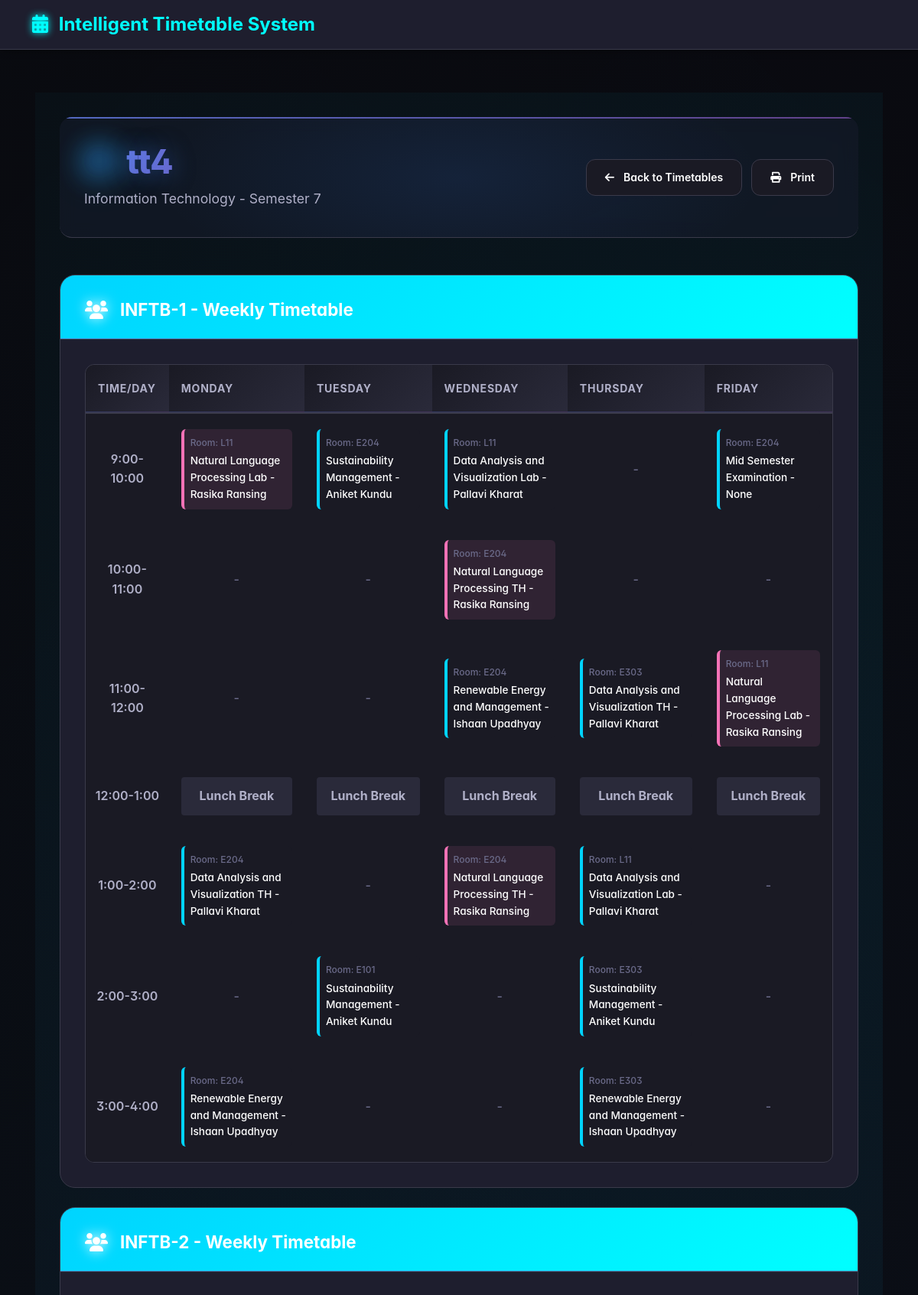
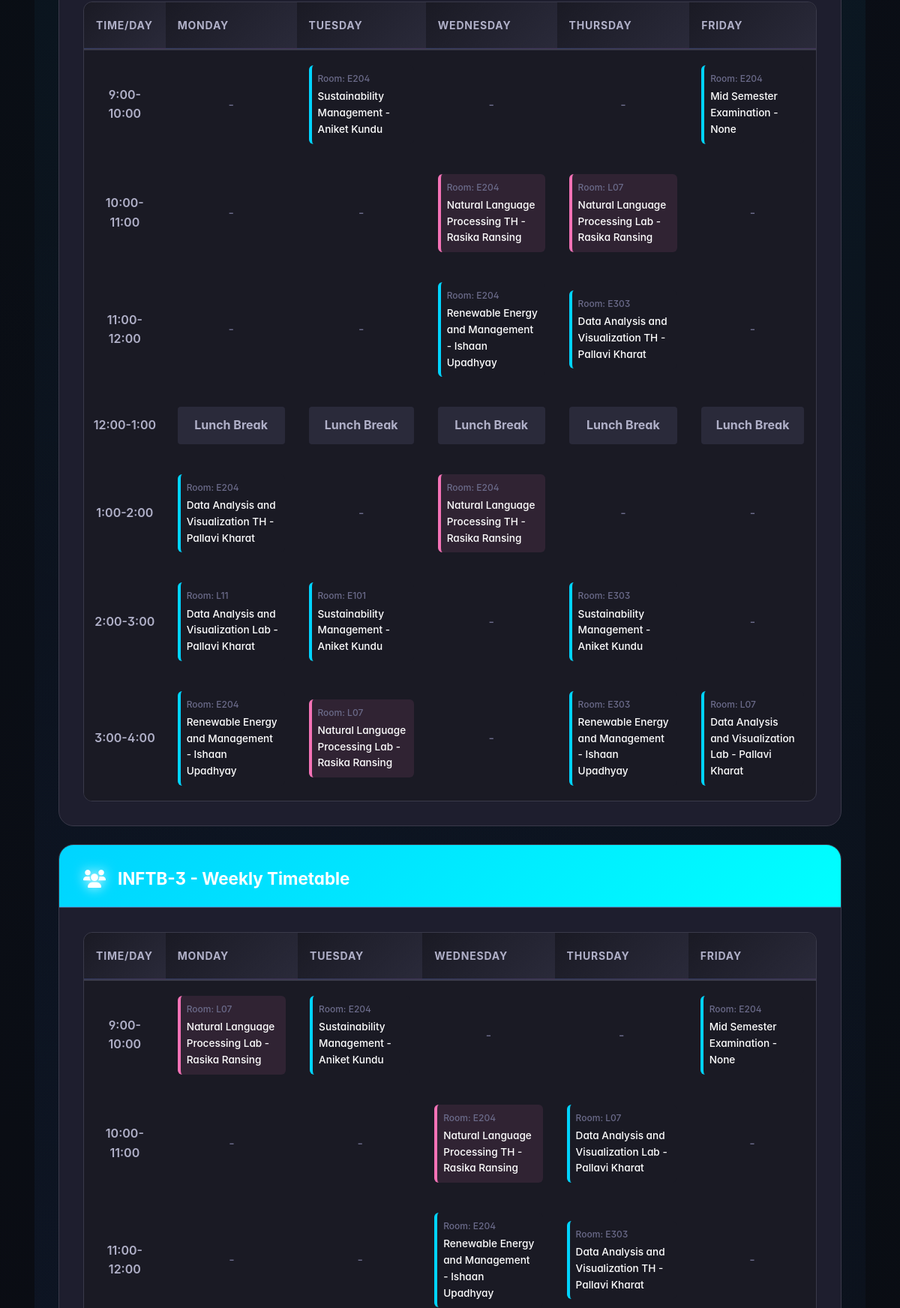
The app's page /view_timetable/17 (upper part) with its own data (2 pictures, top to bottom).
### tables this page shows
CREATE TABLE timetables (
            id INTEGER PRIMARY KEY AUTOINCREMENT,
            name TEXT NOT NULL,
            department_id INTEGER,
            semester INTEGER,
            fitness_score REAL,
            generated_by INTEGER,
            created_at DATETIME DEFAULT CURRENT_TIMESTAMP,
            FOREIGN KEY (department_id) REFERENCES departments (id),
            FOREIGN KEY (generated_by) REFERENCES users (id)
        );

CREATE TABLE departments (
            id INTEGER PRIMARY KEY AUTOINCREMENT,
            name TEXT NOT NULL,
            code TEXT UNIQUE NOT NULL,
            created_at DATETIME DEFAULT CURRENT_TIMESTAMP
        );

CREATE TABLE batches (
            id INTEGER PRIMARY KEY AUTOINCREMENT,
            name TEXT NOT NULL,
            department_id INTEGER,
            semester INTEGER,
            strength INTEGER,
            created_at DATETIME DEFAULT CURRENT_TIMESTAMP,
            FOREIGN KEY (department_id) REFERENCES departments (id)
        );

CREATE TABLE classrooms (
            id INTEGER PRIMARY KEY AUTOINCREMENT,
            name TEXT NOT NULL,
            capacity INTEGER,
            type TEXT DEFAULT 'CLASSROOM',
            department_id INTEGER,
            created_at DATETIME DEFAULT CURRENT_TIMESTAMP,
            FOREIGN KEY (department_id) REFERENCES departments (id)
        );

CREATE TABLE subjects (
            id INTEGER PRIMARY KEY AUTOINCREMENT,
            name TEXT NOT NULL,
            code TEXT UNIQUE NOT NULL,
            department_id INTEGER,
            subject_type TEXT DEFAULT 'THEORY',
            classes_per_week INTEGER DEFAULT 3,
            created_at DATETIME DEFAULT CURRENT_TIMESTAMP,
            FOREIGN KEY (department_id) REFERENCES departments (id)
        );

CREATE TABLE faculty (
            id INTEGER PRIMARY KEY AUTOINCREMENT,
            name TEXT NOT NULL,
            employee_id TEXT UNIQUE NOT NULL,
            department_id INTEGER,
            max_hours_per_day INTEGER DEFAULT 8,
            preferred_times TEXT,
            created_at DATETIME DEFAULT CURRENT_TIMESTAMP,
            FOREIGN KEY (department_id) REFERENCES departments (id)
        );

### routes/timetable.py (the view)
@timetable_bp.route('/view_timetable/<int:id>')  # Change parameter name
def view_timetable(id):  # Change parameter name to match
    conn = sqlite3.connect('timetable.db')
    conn.row_factory = sqlite3.Row
    cursor = conn.cursor()
    cursor.execute('''
        SELECT t.*, d.name as department_name, u.full_name as generated_by_name
        FROM timetables t
        LEFT JOIN departments d ON t.department_id = d.id
        LEFT JOIN users u ON t.generated_by = u.id
        WHERE t.id = ?
    ''', (id,))  # Update parameter name
    timetable = cursor.fetchone()
    if not timetable:
        flash('Timetable not found.', 'error')
        return redirect(url_for('timetable.timetables'))
    cursor.execute('''
        SELECT ts.*, b.name as batch_name, s.name as subject_name,
               f.name as faculty_name, c.name as classroom_name
        FROM timetable_slots ts
        LEFT JOIN batches b ON ts.batch_id = b.id
        LEFT JOIN subjects s ON ts.subject_id = s.id
        LEFT JOIN faculty f ON ts.faculty_id = f.id
        LEFT JOIN classrooms c ON ts.classroom_id = c.id
        WHERE ts.timetable_id = ?
        ORDER BY ts.batch_id, ts.day, ts.time_slot
    ''', (id,))  # Update parameter name
    slots = cursor.fetchall()
    organized_slots = {}
    days = ['Monday', 'Tuesday', 'Wednesday', 'Thursday', 'Friday']
    time_slots = ['9:00-10:00', '10:00-11:00', '11:00-12:00', '12:00-1:00', '1:00-2:00', '2:00-3:00', '3:00-4:00']
    for slot in slots:
        batch_id = slot['batch_id']
        if batch_id not in organized_slots:
            organized_slots[batch_id] = {
                'batch_name': slot['batch_name'],
                'schedule': {day: {time: None for time in time_slots} for day in days}
            }
    for slot in slots:
        batch_id = slot['batch_id']
        day = slot['day']
        time_slot = slot['time_slot']
        if (batch_id in organized_slots and
            day in organized_slots[batch_id]['schedule'] and
            time_slot in organized_slots[batch_id]['schedule'][day]):
            organized_slots[batch_id]['schedule'][day][time_slot] = slot
    conn.close()
    return render_template('view_timetable.html',
                          timetable=timetable,
                          organized_slots=organized_slots,
                          days=days,
                          time_slots=time_slots)

### app.py (called while the page is built, shortened)
@app.context_processor
def inject_notifications():
    return {'notification_count': 0}

@app.context_processor
def inject_notifications():
    return {'notification_count': 0}

@app.context_processor
def utility_processor():
    return dict(get_faculty_subjects=get_faculty_subjects)

### templates/view_timetable.html (shortened to what this page needs)
{% extends "base.html" %}
{% block content %}
<div class="dashboard-container">
    <div class="header-section">
        <div class="header-content">
            <div>
                <h1 class="main-title">
                    <i class="fas fa-table title-icon"></i> {{ timetable.name }}
                </h1>
                <p class="welcome-text">
                    {{ timetable.department_name }} - Semester {{ timetable.semester }}
                </p>
            </div>
            <div style="display: flex; gap: 0.75rem;">
                <a href="{{ url_for('timetable.timetables') }}" class="action-btn">
                    <i class="fas fa-arrow-left"></i> Back to Timetables
                </a>
                <button class="action-btn action-blue" onclick="window.print()">
                    <i class="fas fa-print"></i> Print
                </button>
            </div>
        </div>
        <div class="header-glow"></div>
    </div>
    {% if organized_slots %}
        {% for batch_id, batch_data in organized_slots.items() %}
        <div class="content-card mb-4">
            <div class="card-header" style="background: linear-gradient(135deg, var(--accent-blue), var(--accent-cyan));">
                <h5 class="card-title" style="color: white; margin: 0;">
                    <i class="fas fa-users card-icon"></i> {{ batch_data.batch_name }} - Weekly Timetable
                </h5>
            </div>
            <div class="card-content">
                <div class="table-container">
                    <table class="modern-table">
                        <thead>
                            <tr>
                                <th>Time/Day</th>
                                {% for day in days %}
                                <th>{{ day }}</th>
                                {% endfor %}
                            </tr>
                        </thead>
                        <tbody>
                            {% for time_slot in time_slots %}
                            <tr class="table-row">
                                <td class="table-cell timetable-time">{{ time_slot }}</td>
                                {% for day in days %}
                                <td class="table-cell">
                                    {% if batch_data.schedule[day][time_slot] %}
                                        {% set slot = batch_data.schedule[day][time_slot] %}
                                        {% set is_lab = slot.subject_type == 'LAB' if slot.subject_type else False %}
                                        <div class="timetable-class {{ 'lab' if is_lab else '' }}">
                                            <div class="class-slot">
                                                {% if slot.classroom_name %}
                                                    {{ 'Lab: ' if is_lab else 'Room: ' }}{{ slot.classroom_name }}
                                                {% else %}
                                                    {{ 'Lab' if is_lab else 'Room' }}: N/A
                                                {% endif %}
                                            </div>
                                            {{ slot.subject_name }} - {{ slot.faculty_name }}
                                        </div>
                                    {% elif time_slot == '12:00-1:00' %}
                                        <div class="timetable-break">
                                            <strong>Lunch Break</strong>
                                        </div>
                                    {% else %}
                                        <div class="timetable-empty">-</div>
                                    {% endif %}
                                </td>
                                {% endfor %}
                            </tr>
                            {% endfor %}
                        </tbody>
                    </table>
                </div>
            </div>
        </div>
        {% endfor %}
    {% endif %}
                                {% set total_classes = namespace(count=0) %}
                                {% for batch_id, batch_data in organized_slots.items() %}
                                    {% for day in days %}
                                        {% for time_slot in time_slots %}
                                            {% if batch_data.schedule[day][time_slot] and time_slot != '12:00-1:00' %}
                                                {% set total_classes.count = total_classes.count + 1 %}
                                            {% endif %}
                                        {% endfor %}
                                    {% endfor %}
                                {% endfor %}
</div>
{% endblock %}

### templates/base.html (style rules this page uses)
:root { --bg-primary: #0a0a0f; --bg-secondary: #1a1a24; --bg-tertiary: #2a2a3a; --bg-card: #1e1e2e; --bg-hover: #2e2e3e; --text-primary: #ffffff; --text-secondary: #b0b0c8; --text-muted: #6b6b8a; --accent-blue: #00d4ff; --accent-cyan: #00ffff; --accent-purple: #8b5cf6; --accent-pink: #f472b6; --accent-green: #10b981; --accent-orange: #f97316; --accent-red: #ef4444; --accent-yellow: #fbbf24; --border-color: #3a3a4a; --border-hover: #4a4a5a; --shadow-sm: 0 2px 10px rgba(0, 0, 0, 0.3); --shadow-md: 0 4px 20px rgba(0, 0, 0, 0.4); --shadow-lg: 0 8px 40px rgba(0, 0, 0, 0.5); --shadow-glow: 0 0 30px rgba(0, 212, 255, 0.3); --gradient-primary: linear-gradient(135deg, #667eea 0%, #764ba2 100%); --gradient-success: linear-gradient(135deg, #11998e 0%, #38ef7d 100%); --gradient-warning: linear-gradient(135deg, #f093fb 0%, #f5576c 100%); --gradient-info: linear-gradient(135deg, #4facfe 0%, #00f2fe 100%); }
body { background: var(--bg-primary); color: var(--text-primary); font-family: 'Inter', 'Segoe UI', system-ui, sans-serif; line-height: 1.6; overflow-x: hidden; }

### templates/view_timetable.html (style rules this page uses)
.timetable-time { background: var(--bg-secondary); font-weight: 600; text-align: center; padding: 12px; color: var(--text-secondary); }
.timetable-class { background: var(--bg-secondary); border-left: 4px solid var(--accent-blue); padding: 8px; border-radius: 6px; font-size: 0.85rem; height: 100%; display: flex; flex-direction: column; justify-content: center; transition: all 0.2s ease; cursor: pointer; }
.class-slot { font-size: 0.75rem; color: var(--text-muted); margin-bottom: 4px; font-weight: 500; }
.timetable-break { background: var(--bg-tertiary); text-align: center; padding: 12px; border-radius: 4px; color: var(--text-secondary); font-weight: 500; }
.timetable-empty { text-align: center; color: var(--text-muted); padding: 12px; }
.timetable-class.english { border-left-color: var(--accent-pink); background: rgba(244, 114, 182, 0.1); }

### records on screen
timetables: name "tt4", semester "7"
departments: department_name "Information Technology"
batches: batch_name "INFTB-1"
classrooms: classroom_name "L11" "L11" "L11" "L11" "L11"
subjects: subject_name "Natural Language Processing Lab" "Natural Language Processing Lab" "Natural Language Processing Lab" "Natural Language Processing Lab" "Natural Language Processing Lab"
faculty: faculty_name "Rasika Ransing" "Rasika Ransing" "Rasika Ransing" "Rasika Ransing" "Rasika Ransing" "Rasika Ransing" "Rasika Ransing" "Rasika Ransing" "Rasika Ransing" "Rasika Ransing"
classrooms: classroom_name "E204" "E204" "E204" "E204" "E204" "E204" "E204" "E204" "E204" "E204" "E204" "E204" "E204" "E204" "E204" "E204" "E204" "E204"
subjects: subject_name "Sustainability Management" "Sustainability Management" "Sustainability Management" "Sustainability Management" "Sustainability Management" "Sustainability Management" "Sustainability Management"
faculty: faculty_name "Aniket Kundu" "Aniket Kundu" "Aniket Kundu" "Aniket Kundu" "Aniket Kundu" "Aniket Kundu" "Aniket Kundu"
subjects: subject_name "Data Analysis and Visualization Lab" "Data Analysis and Visualization Lab" "Data Analysis and Visualization Lab" "Data Analysis and Visualization Lab" "Data Analysis and Visualization Lab"
faculty: faculty_name "Pallavi Kharat" "Pallavi Kharat" "Pallavi Kharat" "Pallavi Kharat" "Pallavi Kharat" "Pallavi Kharat" "Pallavi Kharat" "Pallavi Kharat" "Pallavi Kharat" "Pallavi Kharat"
subjects: subject_name "Mid Semester Examination" "Mid Semester Examination" "Mid Semester Examination"
subjects: subject_name "Natural Language Processing TH" "Natural Language Processing TH" "Natural Language Processing TH" "Natural Language Processing TH" "Natural Language Processing TH"
subjects: subject_name "Renewable Energy and Management" "Renewable Energy and Management" "Renewable Energy and Management" "Renewable Energy and Management" "Renewable Energy and Management" "Renewable Energy and Management" "Renewable Energy and Management"
faculty: faculty_name "Ishaan Upadhyay" "Ishaan Upadhyay" "Ishaan Upadhyay" "Ishaan Upadhyay" "Ishaan Upadhyay" "Ishaan Upadhyay" "Ishaan Upadhyay"
classrooms: classroom_name "E303" "E303" "E303" "E303" "E303" "E303" "E303"
subjects: subject_name "Data Analysis and Visualization TH" "Data Analysis and Visualization TH" "Data Analysis and Visualization TH" "Data Analysis and Visualization TH" "Data Analysis and Visualization TH"
classrooms: classroom_name "E101" "E101"
batches: batch_name "INFTB-2"
classrooms: classroom_name "L07" "L07" "L07" "L07" "L07"
batches: batch_name "INFTB-3"

### other values on screen
{{ day }} "MONDAY" "TUESDAY" "WEDNESDAY" "THURSDAY" "FRIDAY" "MONDAY" "TUESDAY" "WEDNESDAY" "THURSDAY" "FRIDAY" "MONDAY" "TUESDAY" "WEDNESDAY" "THURSDAY" "FRIDAY"
{{ time_slot }} "9:00-10:00" "10:00-11:00" "11:00-12:00" "12:00-1:00" "1:00-2:00" "2:00-3:00" "3:00-4:00" "9:00-10:00" "10:00-11:00" "11:00-12:00" "12:00-1:00" "1:00-2:00" "2:00-3:00" "3:00-4:00" "9:00-10:00" "10:00-11:00" "11:00-12:00"
{{ 'Lab: ' if is_lab else 'Room: ' }} "Room:" "Room:" "Room:" "Room:" "Room:" "Room:" "Room:" "Room:" "Room:" "Room:" "Room:" "Room:" "Room:" "Room:" "Room:" "Room:" "Room:" "Room:" "Room:" "Room:" "Room:" "Room:" "Room:" "Room:" "Room:" "Room:" "Room:" "Room:" "Room:" "Room:" "Room:" "Room:" "Room:" "Room:" "Room:" "Room:" "Room:"
{{ slot.faculty_name }} "None" "None" "None"
